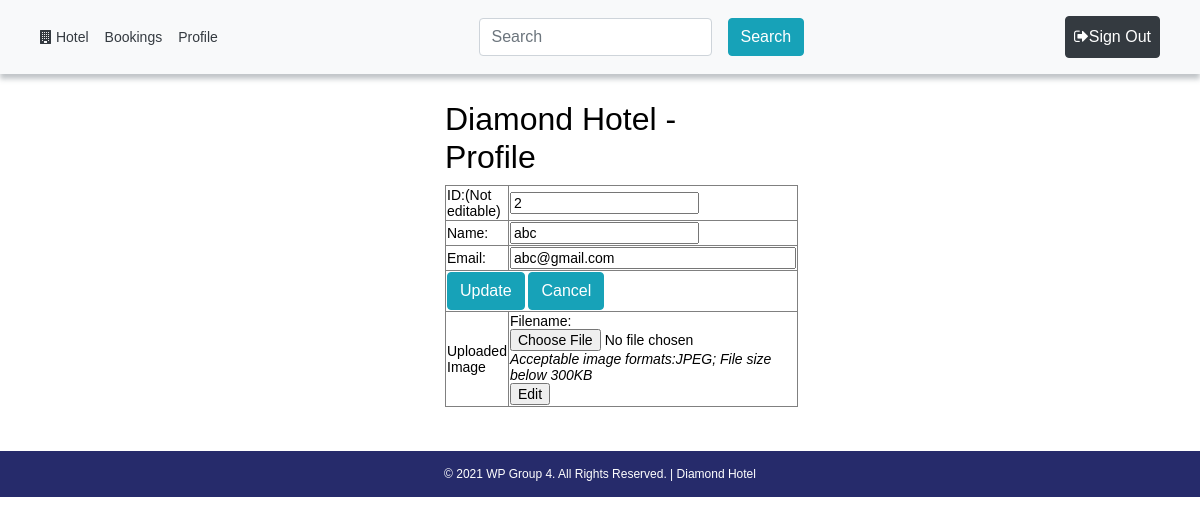
The page /components/profile/customer-details.php (signed in) on the database its author committed.
### tables this page shows
CREATE TABLE `users` (
  `id` int(11) NOT NULL,
  `name` varchar(20) DEFAULT NULL,
  `image` varchar(255) NOT NULL,
  `email` varchar(255) NOT NULL,
  `password` varchar(255) NOT NULL,
  `role` varchar(10) NOT NULL DEFAULT 'customer'
);

### components/profile/customer-details.php (the view, shortened to what this page needs)
<?php
$path = $_SERVER['DOCUMENT_ROOT'];
$path .= "/hotel/";
require_once($path . 'connect.php');
if ($_SESSION['role'] == 'admin') {
	$ReadSql = "SELECT * FROM `users` ORDER BY id";
}else {
	$email =$_SESSION['email'];
	$ReadSql = "SELECT * FROM `users` WHERE email='$email' ORDER BY id";
}
$res = mysqli_query($connection, $ReadSql);
$r = mysqli_fetch_assoc($res);
?>
<?php
	$id=$r['id'];
	$name=$r['name'];
	$email=$r['email'];
?>
<?php require($path . 'templates/header.php') ?>
<div class="wrapper mx-auto" style="float:center;">
	    <h2>Diamond Hotel - Profile</h2>
<form action="customer-update.php" method="post">
<table border="1">
<tr style="padding: 100px;">
<td>ID:(Not editable)</td>
<td><input type="text" name="id" value="<?php echo $id;?>" readonly="readonly" /></td>
</tr>
<tr style="padding: 100px;">
<td>Name:</td>
<td><input type="text" name="name" value="<?php echo $name;?>" /></td>
</tr>
<tr style="padding: 100px;">
<td>Email:</td>
<td><input type="text" name="email" size="32" value="<?php echo $email;?>" />
</tr>
<tr>
<td colspan=2>
<button type="submit" class="btn btn-info" name="update" value="update">Update</button>
<input type="button" name="BTC" class="btn btn-info" value="Cancel"
onclick="document.location='/hotel/index.php'" />
</td>
</tr>
</form>
<tr>
<td> Uploaded Image</td>
<td>
<?php
	$img='cusimages/'.$r['id'].'.jpg';
	if(file_exists($img)){
    	echo '<img src="'.$img.'" width="218" height="300" /><br />';
		echo '
			<form action="customer-delete.php" method="post">
				<input type="hidden" name="do" value="0" >
				<input type="hidden" name="path" value="'.$img.'" >
				<input type="hidden" name="id" value="'.$id.'" >
				<input type="submit" name="delete" value="delete" >
			</form>
		';
	} else {
		echo '
			<form action="customer-edit.php" method="post" enctype="multipart/form-data">
				Filename:<input type="file" name="userfile" size="70000000000" /><br />
				<i>Acceptable image formats:JPEG; File size below 300KB</i><br />
				<input type="hidden" name="id" value="'.$id.'" >
				<input type="submit" name="submit" value="Edit" />
			</form>
		';
	}
?>
</td>
</tr>
</div>
<?php require($path . 'templates/footer.php') ?>

### css/style.css (style rules this page uses)
* { color: black; }
html, body { height: 100%; }

### templates/header.php (style rules this page uses)
body { font: 14px sans-serif; }
.wrapper { width: 350px; padding: 20px; }

### rows shown on the page
users: id "2", name "abc", email "abc@gmail.com"
